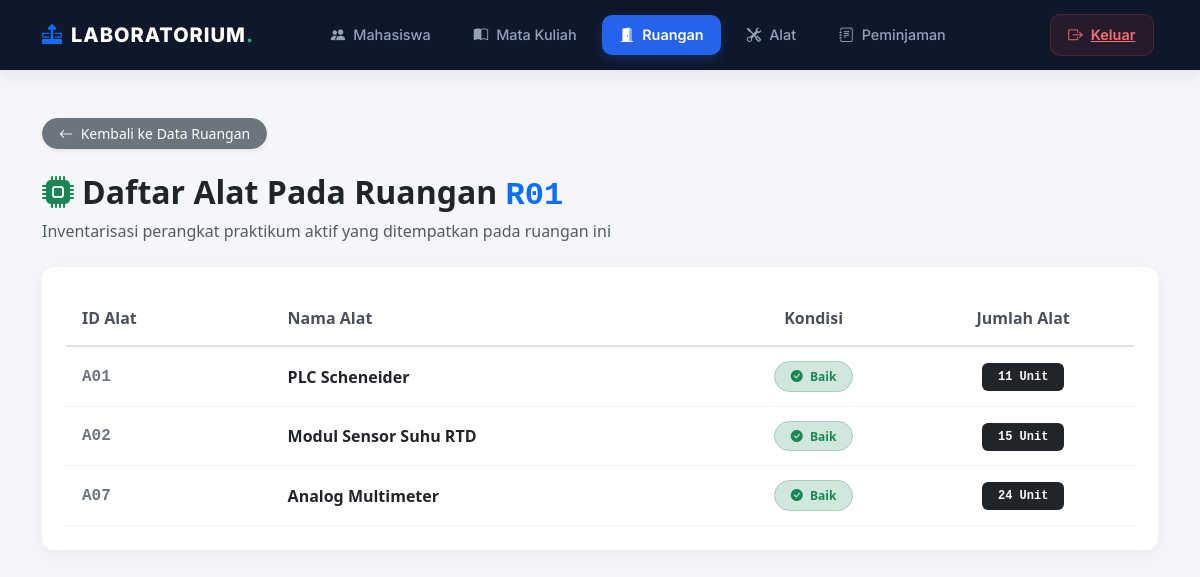
Page /detail_ruangan.php?id=R01 on the committed database.
### tables this page shows
CREATE TABLE `alat` (
  `ID_Alat` varchar(10) NOT NULL,
  `ID_Ruangan` varchar(10) NOT NULL,
  `Nama_Alat` varchar(100) DEFAULT NULL,
  `Kondisi` varchar(20) DEFAULT NULL,
  `Jumlah_Alat` int(11) DEFAULT NULL
);

### detail_ruangan.php (the view, shortened to what this page needs)
<?php
include 'koneksi.php';
$id_ruangan = isset($_GET['id']) ? $_GET['id'] : '';
$query = mysqli_query($conn, "SELECT ID_Alat, Nama_Alat, Kondisi, Jumlah_Alat FROM alat WHERE ID_Ruangan = '$id_ruangan'");
?>
<!DOCTYPE html>
<html lang="id">
<head>
    <link href="https://cdn.jsdelivr.net/npm/bootstrap@5.3.3/dist/css/bootstrap.min.css" rel="stylesheet">
    <link href="https://cdn.jsdelivr.net/npm/bootstrap-icons@1.11.3/font/bootstrap-icons.min.css" rel="stylesheet">
</head>
<body>
<?php include 'components/navbar.php'; ?>
<div class="container my-5">
    <a href="ruangan.php" class="btn btn-sm btn-secondary rounded-pill px-3 mb-4 shadow-sm">
        <i class="bi bi-arrow-left me-1"></i> Kembali ke Data Ruangan
    </a>
    <div class="mb-4">
        <h2 class="fw-bold text-dark mb-1">
            <i class="bi bi-cpu-fill text-success me-2"></i>Daftar Alat Pada Ruangan <span class="text-primary font-monospace"><?php echo $id_ruangan; ?></span>
        </h2>
        <p class="text-muted mb-0">Inventarisasi perangkat praktikum aktif yang ditempatkan pada ruangan ini</p>
    </div>
    <div class="card card-custom p-4">
        <div class="table-responsive">
            <table class="table align-middle mb-0">
                <thead>
                    <tr>
                        <th class="ps-3" style="width: 20%;">ID Alat</th>
                        <th style="width: 40%;">Nama Alat</th>
                        <th class="text-center" style="width: 20%;">Kondisi</th>
                        <th class="text-center pe-3" style="width: 20%;">Jumlah Alat</th>
                    </tr>
                </thead>
                <tbody>
                    <?php
                    if (mysqli_num_rows($query) > 0) {
                        while($row = mysqli_fetch_assoc($query)) {
                    ?>
                        <tr>
                            <td class="ps-3 font-monospace fw-semibold text-secondary">
                                <?php echo $row['ID_Alat']; ?>
                            </td>
                            <td class="fw-bold text-dark">
                                <?php echo $row['Nama_Alat']; ?>
                            </td>
                            <td class="text-center">
                                <?php if($row['Kondisi'] == 'Baik') { ?>
                                    <span class="badge bg-success-subtle text-success border border-success-subtle rounded-pill px-3 py-2">
                                        <i class="bi bi-check-circle-fill me-1"></i> Baik
                                    </span>
                                <?php } else { ?>
                                    <span class="badge bg-danger-subtle text-danger border border-danger-subtle rounded-pill px-3 py-2">
                                        <i class="bi bi-exclamation-triangle-fill me-1"></i> Rusak
                                    </span>
                                <?php } ?>
                            </td>
                            <td class="text-center pe-3">
                                <span class="badge bg-dark text-light rounded-2 px-3 py-2 fw-semibold fs-7 font-monospace">
                                    <?php echo $row['Jumlah_Alat']; ?> Unit
                                </span>
                            </td>
                        </tr>
                    <?php
                        }
                    } ?>
                </tbody>
            </table>
        </div>
    </div>
</div>
</body>
</html>

### detail_ruangan.php (style rules this page uses)
body { background-color: #f4f6f9; font-family: 'Segoe UI', Tahoma, Geneva, Verdana, sans-serif; }
.card-custom { border: none; border-radius: 12px; box-shadow: 0 4px 20px rgba(0, 0, 0, 0.05); background-color: #ffffff; }
.table th { font-weight: 600; color: #495057; border-bottom: 2px solid #dee2e6; padding-top: 15px; padding-bottom: 15px; }
.table td { vertical-align: middle; padding-top: 14px; padding-bottom: 14px; border-bottom: 1px solid #f1f3f5; }

### rows in the picture
alat: ID_Alat "A01", Nama_Alat "PLC Scheneider", Kondisi "Baik" (drawn), Jumlah_Alat "11"
alat: ID_Alat "A02", Nama_Alat "Modul Sensor Suhu RTD", Kondisi "Baik" (drawn), Jumlah_Alat "15"
alat: ID_Alat "A07", Nama_Alat "Analog Multimeter", Kondisi "Baik" (drawn), Jumlah_Alat "24"

### other values in the picture
$id_ruangan "R01"
